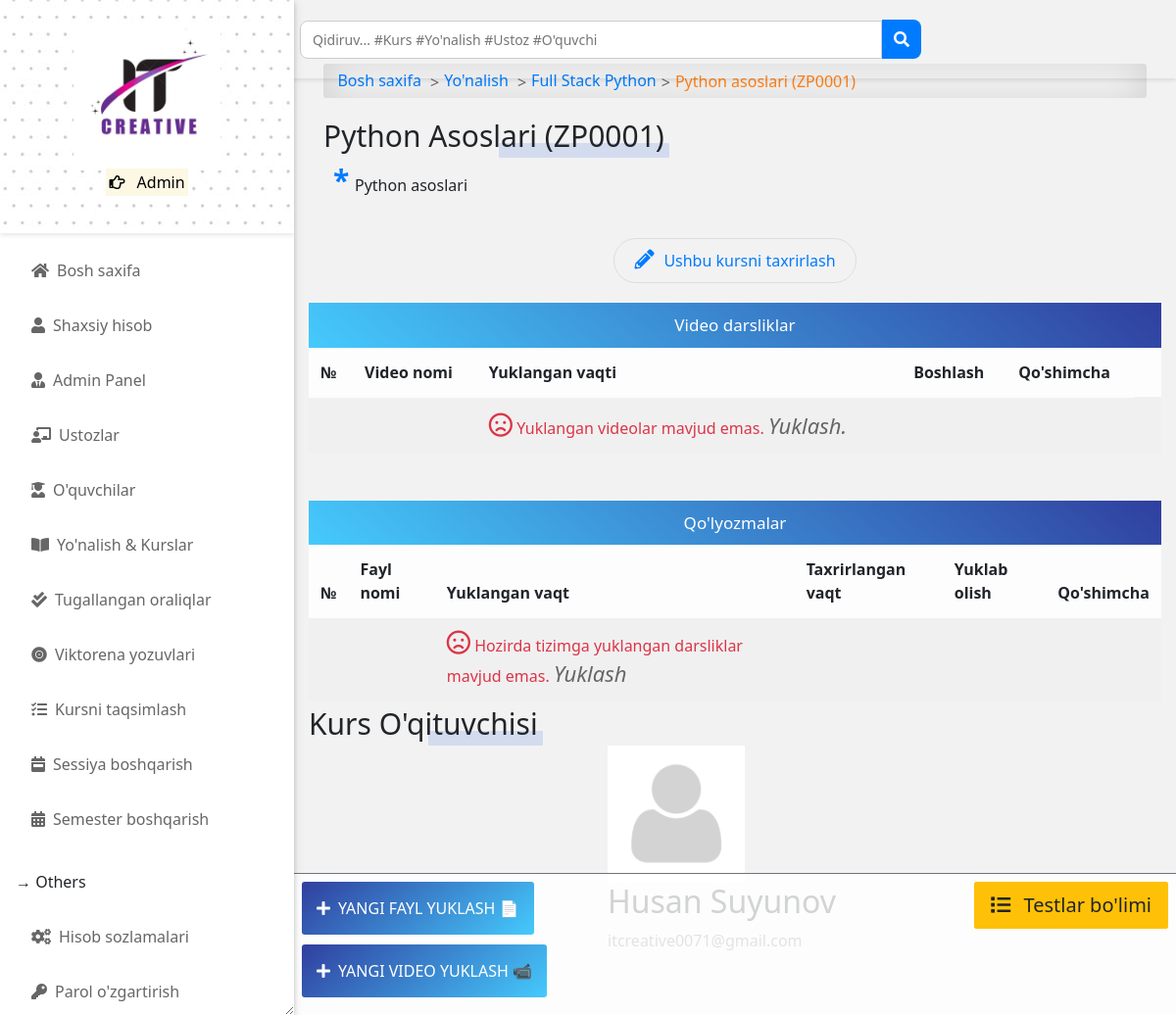
Screenshot of /programs/course/python-asoslari/detail/ (signed in) with the database file from the repository.
### accounts/models.py (models this page shows, shortened)
class User(AbstractUser):
    is_student = models.BooleanField(default=False)
    is_lecturer = models.BooleanField(default=False)
    is_parent = models.BooleanField(default=False)
    is_dep_head = models.BooleanField(default=False)
    phone = models.CharField(max_length=60, blank=True, null=True)
    address = models.CharField(max_length=60, blank=True, null=True)
    picture = models.ImageField(upload_to='profile_pictures/%y/%m/%d/', default='default.png', null=True)
    email = models.EmailField(blank=True, null=True)
    username_validator = ASCIIUsernameValidator()
    objects = UserManager()
    @property
    def get_full_name(self):
        full_name = self.username
        if self.first_name and self.last_name:
            full_name = self.first_name + " " + self.last_name
        return full_name
    @property
    def get_user_role(self):
        if self.is_superuser:
            return "Admin"
        elif self.is_student:
            return "Talaba"  # Tarjima qilindi
        elif self.is_lecturer:
            return "O'qituvchi"  # Tarjima qilindi
        elif self.is_parent:
            return "Ota-Ona"  # Tarjima qilindi

### course/models.py (models this page shows, shortened)
class Course(models.Model):
    slug = models.SlugField(blank=True, unique=True)
    title = models.CharField(max_length=200, null=True)
    code = models.CharField(max_length=200, unique=True, null=True)
    credit = models.IntegerField(null=True, default=0)
    summary = models.TextField(max_length=200, blank=True, null=True)
    program = models.ForeignKey(Program, on_delete=models.CASCADE)
    level = models.CharField(max_length=25, choices=DARAJALAR, null=True)
    year = models.IntegerField(choices=YILLAR, default=0)
    semester = models.CharField(choices=SEMESTR, max_length=200)
    is_elective = models.BooleanField(default=False, blank=True, null=True)
    objects = CourseManager()
    def __str__(self):
        return "{0} ({1})".format(self.title, self.code)

class Program(models.Model):
    title = models.CharField(max_length=150, unique=True)
    summary = models.TextField(null=True, blank=True)
    objects = ProgramManager()
    def __str__(self):
        return self.title

class CourseAllocation(models.Model):
    lecturer = models.ForeignKey(settings.AUTH_USER_MODEL, on_delete=models.CASCADE, related_name='allocated_lecturer')
    courses = models.ManyToManyField(Course, related_name='allocated_course')
    session = models.ForeignKey("app.Session", on_delete=models.CASCADE, blank=True, null=True)
    def __str__(self):
        return self.lecturer.get_full_name

### course/views.py (the view)
# urls.py: path('course/<slug>/detail/', course_single, name='course_detail'),
@login_required
def course_single(request, slug):
    course = Course.objects.get(slug=slug)
    files = Upload.objects.filter(course__slug=slug)
    videos = UploadVideo.objects.filter(course__slug=slug)
    lecturers = CourseAllocation.objects.filter(courses__pk=course.id)
    return render(request, 'course/course_single.html', {
        'title': course.title,
        'course': course,
        'files': files,
        'videos': videos,
        'lecturers': lecturers,
        'media_url': settings.MEDIA_ROOT,
    }, )

### templates/course/course_single.html (shortened to what this page needs)
{% extends 'base.html' %}
{% load static %}
{% block content %}
<div class="container">
    <div id="input-nav"><a href="{% url 'home' %}" class="primary1">Bosh saxifa </a>
        <a href="{% url 'programs' %}" class="primary1">Yo'nalish </a>
        <a href="{% url 'program_detail' course.program.id %}" class="primary1"> {{ course.program }}</a>
        {{ course }}
    </div>
    <div class="manage-wrap">
        <div class="row">
            <div class="col ml-auto">
                {% if request.user.is_superuser or request.user.is_lecturer %}
                <a class="add-button" href="{% url 'upload_file_view' course.slug %}"><i class="fas fa-plus"></i>
                    Yangi fayl yuklash 📄
                </a>
                <a class="add-button" href="{% url 'upload_video' course.slug %}"><i class="fas fa-plus"></i>
                    Yangi video yuklash 📹
                </a>
                {% endif %}
            </div>
            <div class="col text-right">
                <a class="btn btn-lg btn-warning" href="{% url 'quiz_index' course.slug %}"><i class="fas fa-list"></i>
                    Testlar bo'limi
                </a>
            </div>
        </div>
    </div>
    <div class="title-1">{{ course }}</div>
    <p class="program-description">{{ course.summary }}</p>
    {% if request.user.is_superuser %}
    <div class="btn-flex">
        <a class="edit-btn" href="{% url 'edit_course' course.slug %}">
            <i class="fas fa-pencil-alt"></i><span class="mobile-hide">Ushbu kursni taxrirlash</span>
        </a>
    </div>
    {% endif %}
    <div class="row mb-5">
        <div class="col-md-12 p-0">
            <p class="form-title m-0">Video darsliklar</p>
            <div class="table-responsive">
                <table class="table table-shadow table-light table-striped m-0">
                    <thead>
                        <tr>
                            <th>№</th>
                            <th>Video nomi</th>
                            <th>Yuklangan vaqti</th>
                            <th>Boshlash</th>
                            {% if request.user.is_superuser or request.user.is_lecturer %}
                            <th>Qo'shimcha</th>
                            {% endif %}
                        </tr>
                    </thead>
                    <tbody>
                        {% for video in videos %}
                        <tr>
                            <td>{{ forloop.counter }}</td>
                            <td><a href="{{ video.get_absolute_url }}" title="{{ video }}">
                                    <i style="font-size: 20px; padding-right: 10px;" class="fas fa-video"></i>
                                    {{ video.title|title }}
                                </a>
                            </td>
                            <td>{{ video.timestamp|date }}</td>
                            <th>
                                <div>
                                    <a class="download-btn" href="{{ video.get_absolute_url }}"
                                        title="Qurilmangizga yuklab oling">
                                        <i class="fas fa-download"></i>Boshlash</a>
                                </div>
                            </th>
                            {% if request.user.is_superuser or request.user.is_lecturer %}
                            <td>
                                <div class="update-delete">
                                    <a href="{% url 'upload_video_edit' slug=course.slug video_slug=video.slug %}"
                                        class="update" title="Taxrirlash">
                                        <i class="fas fa-pencil-alt"></i>
                                    </a>
                                    <a href="{% url 'upload_video_delete' slug=course.slug video_slug=video.slug %}"
                                        class="delete" title="O'chirish">
                                        <i class="fas fa-trash-alt"></i>
                                    </a>
                                </div>
                            </td>
                            {% endif %}
                            {% empty %}
                        <tr>
                            <td></td>
                            <td></td>
                            <td>
                                <span class="text-danger">
                                    <i class="far fa-frown fa-1x"></i> Yuklangan videolar mavjud emas.
                                    {% if request.user.is_superuser or request.user.is_lecturer %}
                                    <a href="{% url 'upload_video' course.slug %}">
                                        <i class="primary" style="font-size: 22px;">
                                            Yuklash.
                                        </i>
                                        {% endif %}
                                    </a>
                                </span>
                            </td>
                            <td></td>
                            <td></td>
                            <td></td>
                        </tr>
                        {% endfor %}
                    </tbody>
                </table>
            </div>
        </div>
    </div>
    <div class="row">
        <div class="col-md-12 p-0">
            <p class="form-title m-0">Qo'lyozmalar</p>
            <div class="table-responsive">
                <table class="table table-shadow table-light table-striped m-0">
                    <thead>
                        <tr>
                            <th>№</th>
                            <th>Fayl nomi</th>
                            <th>Yuklangan vaqt</th>
                            <th>Taxrirlangan vaqt</th>
                            <th>Yuklab olish</th>
                            {% if request.user.is_superuser or request.user.is_lecturer %}
                            <th>Qo'shimcha</th>
                            {% endif %}
                        </tr>
                    </thead>
                    <tbody>
                        {% for file in files %}
                        <tr>
                            <td>{{ forloop.counter }}</td>
                            <td><a href="{{ file.file.url }}" title="{{ file }}">
                                    <i style="font-size: 20px; padding-right: 10px;"
                                        class="fas fa-file-{{ file.get_extension_short }}"></i>
                                    {{ file.title|title }}
                                </a>
                            </td>
                            <td>{{ file.upload_time|date }}</td>
                            <td>{{ file.updated_date|date }}</td>
                            <th>
                                <div>
                                    <a class="download-btn" href="{{ file.file.url }}" title="Yuklab olish">
                                        <i class="fas fa-download"></i>Yuklab olish</a>
                                </div>
                            </th>
                            {% if request.user.is_superuser or request.user.is_lecturer %}
                            <td>
                                <div class="update-delete">
                                    <a href="{% url 'upload_file_edit' slug=course.slug file_id=file.pk %}"
                                        class="update" title="Taxrirlash">
                                        <i class="fas fa-pencil-alt"></i>
                                    </a>
                                    <a href="{% url 'upload_file_delete' slug=course.slug file_id=file.pk %}"
                                        class="delete" title="O'chirish">
                                        <i class="fas fa-trash-alt"></i>
                                    </a>
                                </div>
                            </td>
                            {% endif %}
                            {% empty %}
                        <tr>
                            <td></td>
                            <td></td>
                            <td>
                                <span class="text-danger">
                                    <i class="far fa-frown fa-1x"></i> Hozirda tizimga yuklangan darsliklar mavjud emas.
                                    {% if request.user.is_superuser or request.user.is_lecturer %}
                                    <a href="{% url 'upload_file_view' course.slug %}">
                                        <i class="primary" style="font-size: 22px;">
                                            Yuklash
                                        </i>
                                        {% endif %}
                                    </a>
                                </span>
                            </td>
                            <td></td>
                            <td></td>
                            <td></td>
                        </tr>
                        {% endfor %}
                    </tbody>
                </table>
            </div>
        </div>
    </div>
</div>
<div class="site-section">
    <div class="title-1">Kurs o'qituvchisi</div>
    <br>
    <div class="container marketing">
        <div class="row">
            {% for lecturer in lecturers %}
            <div class="col-lg-4 mx-auto" style="background: transparent; box-shadow: none;">
                {% if lecturer.lecturer.picture %}
                <img class="" src="{{ lecturer.lecturer.picture.url }}" alt="" style="width:140px;">
                {% endif %}
                <h2>{{ lecturer|title }}</h2>
                <p style="color: #6c757d;">{{ lecturer.lecturer.email }}</p>
            </div>
            {% endfor %}
        </div>
    </div>
</div>
{% endblock content %}

### templates/aside.html (shortened to what this page needs)
{% load static %}
<head>
</head>
<div id="side-nav">
	<div class="main-menu">
		<div class="top-side text-center py-4" style="background-image: url({% static 'img/dotted.jpg' %});">
			<img src="{% static 'img/logo.png' %}" width="150px" alt="IT Creative">
			<p class="text-orange">
				<mark>
					<i class="far fa-hand-point-right"></i>
					{{ request.user.get_user_role }}
				</mark>
			</p>
		</div>
		{% url 'home' as hom %} {% url 'dashboard' as dash %} {% url 'profile' as prof %}
		{% url 'lecturer_list' as lec %}
		{% url 'student_list' as stu %} {% url 'course_allocation_view' as cav %}
		{% url 'programs' as pro %} {% url 'session_list' as sess %} {% url 'semester_list' as sem %}
		{% url 'course_registration' as cr %} {% url 'edit_profile' as ep %} {% url 'change_password' as cp %}
		{% url 'quiz_progress' as qpr %} {% url 'quiz_marking' as qce %} {% url 'user_course_list' as ucl %}
		{% url 'admin_panel' as admin_p %}
		<ul>
			<li class="{% if request.path == hom %}active{% endif %}">
				<a href="{% url 'home' %}"><i class="fas fa-home"></i>Bosh saxifa</a>
			</li>
			<li class="{% if request.path == prof %}active{% endif %}">
				<a href="{% url 'profile' %}"><i class="fas fa-user"></i>Shaxsiy hisob</a>
			</li>
			{% if request.user.is_superuser %}
			<li class="{% if request.path == admin_p %}active{% endif %}">
				<a href="{% url 'admin_panel' %}"><i class="fas fa-user-tie"></i>Admin Panel</a>
			</li>
			<li class="{% if request.path == lec %}active{% endif %}">
				<a href="{% url 'lecturer_list' %}"><i class="fas fa-chalkboard-teacher"></i>Ustozlar</a>
			</li>
			<li class="{% if request.path == stu %}active{% endif %}">
				<a href="{% url 'student_list' %}"><i class="fas fa-user-graduate"></i>O'quvchilar</a>
			</li>
			{% endif %}
			<li class="{% if request.path == pro %}active{% endif %}">
				<a href="{% url 'programs' %}"><i class="fas fa-book-open"></i>Yo'nalish & Kurslar</a>
			</li>
			{% if request.user.is_superuser or request.user.is_lecturer %}
			<li class="{% if request.path == qce %}active{% endif %}">
				<a href="{% url 'quiz_marking' %}"><i class="fas fa-check-double"></i>Tugallangan oraliqlar</a>
			</li>
			{% endif %}
			{% if request.user.is_superuser %}
			<li class="{% if request.path == qpr %}active{% endif %}">
				<a href="{% url 'quiz_progress' %}"><i class="fas fa-record-vinyl"></i>Viktorena yozuvlari</a>
			</li>
			<li class="{% if request.path == cav %}active{% endif %}">
				<a href="{% url 'course_allocation_view' %}"><i class="fas fa-tasks"></i>Kursni taqsimlash</a>
			</li>
			<li class="{% if request.path == sess %}active{% endif %}">
				<a href="{% url 'session_list' %}"><i class="fas fa-calendar-week"></i>Sessiya boshqarish</a>
			</li>
			<li class="{% if request.path == sem %}active{% endif %}">
				<a href="{% url 'semester_list' %}"><i class="fas fa-calendar-alt"></i>Semester boshqarish</a>
			</li>
			{% endif %}
			<br />
			<p class="ml-3">&RightArrow; Others</p>
			<li class="{% if request.path == ep %}active{% endif %}">
				<a href="{% url 'edit_profile' %}"><i class="fas fa-cogs"></i>Hisob sozlamalari</a>
			</li>
			<li class="{% if request.path == cp %}active{% endif %}">
				<a href="{% url 'change_password' %}"><i class="fas fa-key"></i>Parol o'zgartirish</a>
			</li>
		</ul>
	</div>
</div>

### rows the page displays
User: user.get_user_role "Admin"
Course: program "Full Stack Python", title+code "Python asoslari (ZP0001)", title+code "Python Asoslari (ZP0001)", summary "Python asoslari"
CourseAllocation: lecturer.picture (placeholder picture), lecturer.last_name "Husan Suyunov", lecturer.email "itcreative0071@gmail.com"
